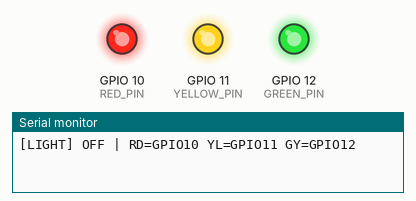
This sketch was run on a simulated ESP32-S3. On the bench: output pins drawn as LEDs (lit = HIGH), the last lines printed to the serial monitor.

Above: at 1.0 s.
At 3.0 s:
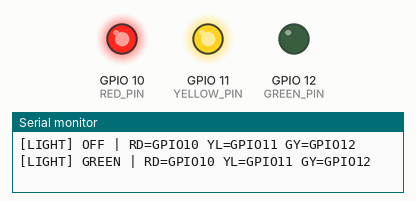
At 5.0 s:
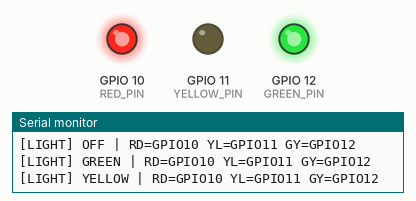
At 7.0 s:
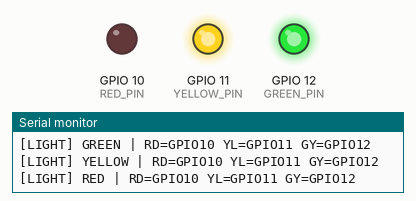
At 9.0 s:
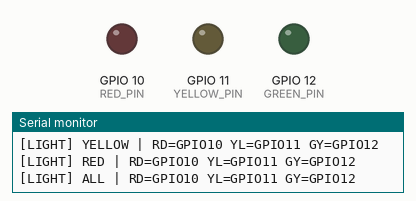
Timing chart, 0 to 13.0 s (numbered marks = the images above):
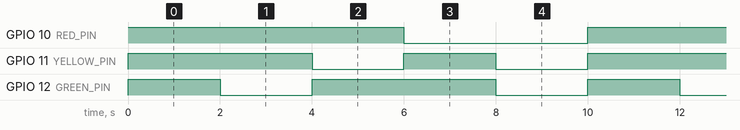

The sketch:

esp32s3_traffic_light_test.ino
```cpp
/*
 * ทดสอบแยกโมดูล: ESP32-S3 + ไฟสามสี 8 mm แดง/เหลือง/เขียว
 * วงจร: VCC -> 3V3, RD -> GPIO10, YL -> GPIO11, GY -> GPIO12
 * ใช้โมดูลขั้วบวกร่วมที่มี R จำกัดกระแสในตัว รองรับ 3.3V และกระแส GPIO
 * มี 4 พิน VCC/RD/YL/GY ไม่มี GND แยก; ห้ามต่อ VCC เป็น GND
 * LOW=เปิด/HIGH=ดับตาม baseline; ตรวจวงจรจริงก่อนเปลี่ยน ACTIVE_LOW
 * ไลบรารี: Arduino มากับ core ไม่ต้องติดตั้งเพิ่ม
 * Board: ESP32S3 Dev Module, Arduino-ESP32 core 3.x, Serial 115200
 */
#include <Arduino.h>

#if !defined(CONFIG_IDF_TARGET_ESP32S3)
#error "Select ESP32S3 Dev Module; this sketch uses the course ESP32-S3 pin map"
#endif

constexpr uint8_t RED_PIN = 10;
constexpr uint8_t YELLOW_PIN = 11;
constexpr uint8_t GREEN_PIN = 12;
constexpr bool ACTIVE_LOW = true;
constexpr uint8_t ON_LEVEL = ACTIVE_LOW ? LOW : HIGH;
constexpr uint8_t OFF_LEVEL = ACTIVE_LOW ? HIGH : LOW;
constexpr uint8_t COLOR_PINS[] = {RED_PIN, YELLOW_PIN, GREEN_PIN};
constexpr uint32_t STEP_INTERVAL_MS = 2000;
const char* const STEP_NAMES[] = {"OFF", "GREEN", "YELLOW", "RED", "ALL"};
constexpr uint8_t STEP_COUNT = sizeof(STEP_NAMES) / sizeof(STEP_NAMES[0]);
uint8_t stepIndex = 0;
uint32_t previousStepMs = 0;

void showStep() {
  // ปิดทุกช่องก่อนเลือกสีใหม่ ลดการเปิดค้างระหว่างเปลี่ยนสถานะ
  for (uint8_t pin : COLOR_PINS) digitalWrite(pin, OFF_LEVEL);
  if (stepIndex == 1 || stepIndex == 4) digitalWrite(GREEN_PIN, ON_LEVEL);
  if (stepIndex == 2 || stepIndex == 4) digitalWrite(YELLOW_PIN, ON_LEVEL);
  if (stepIndex == 3 || stepIndex == 4) digitalWrite(RED_PIN, ON_LEVEL);
  Serial.printf("[LIGHT] %s | RD=GPIO10 YL=GPIO11 GY=GPIO12\n", STEP_NAMES[stepIndex]);
}

void setup() {
  Serial.begin(115200);
  // ผูกเป็น GPIO ก่อนตั้ง latch OFF แล้วจึงเปิด OUTPUT ตาม API core 3.x
  // การสั่ง OFF นี้ไม่รับรองระดับขาขณะ Reset หรือก่อน setup
  for (uint8_t pin : COLOR_PINS) {
    pinMode(pin, INPUT);
    digitalWrite(pin, OFF_LEVEL);
    pinMode(pin, OUTPUT);
  }
  showStep();
  previousStepMs = millis();
}

void loop() {
  const uint32_t now = millis();
  if (now - previousStepMs < STEP_INTERVAL_MS) return;
  previousStepMs = now;
  stepIndex = (stepIndex + 1) % STEP_COUNT;
  showStep();
}
```

Measured:
- by itself, GPIO 10 (RED_PIN): alternates HIGH for 6.0 s and LOW for 4.0 s
- by itself, GPIO 11 (YELLOW_PIN): repeats every 10.0 s: HIGH 2.0 s, LOW 2.0 s, HIGH 4.0 s, LOW 2.0 s
- by itself, GPIO 12 (GREEN_PIN): repeats every 10.0 s: HIGH 4.0 s, LOW 2.0 s, HIGH 2.0 s, LOW 2.0 s
